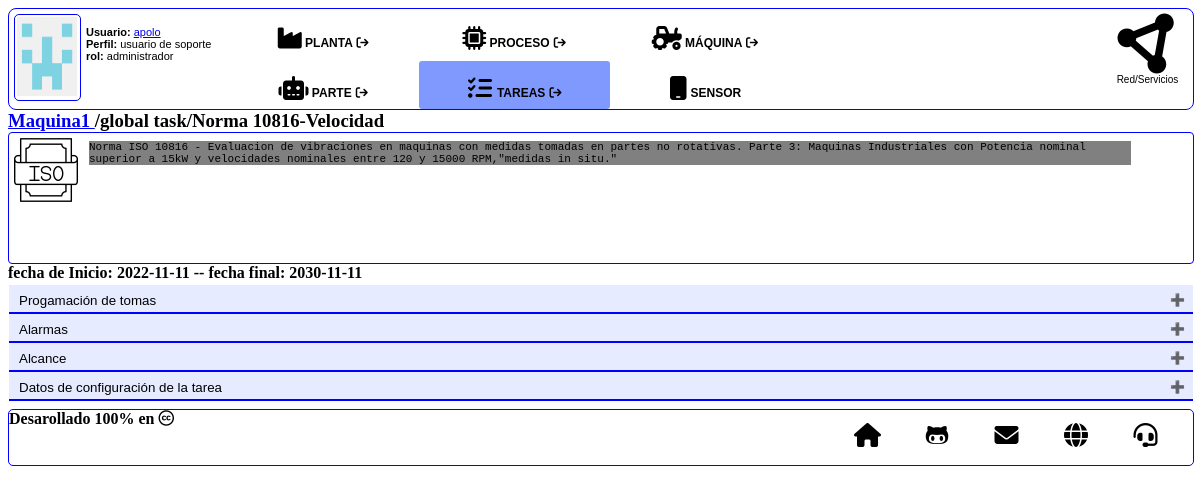
The app's page /1/task, older data.
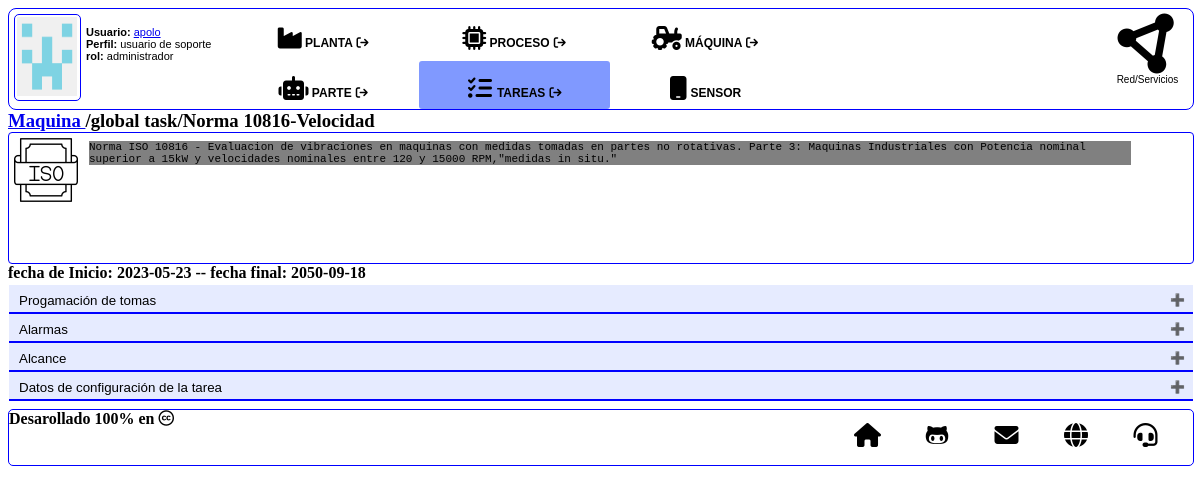
The same page, newer data.
### tables this page shows
CREATE TABLE machines (
    id INTEGER PRIMARY KEY AUTOINCREMENT,
    created TIMESTAMP NOT NULL DEFAULT CURRENT_TIMESTAMP,
-- Reference fields
    name TEXT NOT NULL NOT NULL,
    id_process INTEGER NOT NULL,
    id_maintenance INTEGER NOT NULL,
    users TEXT NOT NULL,
-- Optional reference values
    brand TEXT,
    model TEXT,
    m_serial TEXT,
    i_serial TEXT,
-- Nominal values 
    kw_nom REAL NOT NULL,
    rpm_nom REAL,
-- Optinal nominal values
    i_nom REAL,
    v_nom REAL,
    n_phases INTEGER,
    n_poles INTEGER,
    f_nom INTEGER,
--Mecanical / others
    nema_class TEXT,
    ip_grade TEXT,
    housing TEXT,
--Description
    a_status INTEGER NOT NULL,
    picture TEXT,
    avatarf TEXT,
    description TEXT,
    journal TEXT
);

CREATE TABLE tasks (
    id INTEGER PRIMARY KEY AUTOINCREMENT,
    created TIMESTAMP NOT NULL DEFAULT CURRENT_TIMESTAMP,
--Reference fields
    name TEXT NOT NULL,
    id_sensor INTEGER NOT NULL,
    id_machine INTEGER,
    id_part INTEGER NOT NULL,
    id_maintenance INTEGER NOT NULL,
    id_template INTEGER NOT NULL,
    site TEXT NOT NULL,
    c_task INTEGER NOT NULL,
--Measure values
    c_measure REAL,
    units TEXT NOT NULL,
--Schedule data
    d_start TEXT NOT NULL,
    d_end TEXT,
    d_allow INTEGER NOT NULL,
    t_interval INTEGER NOT NULL,
    hf_start TEXT,
    hf_end TEXT,
--Alarm values
    s_val REAL NOT NULL,
    g_val REAL NOT NULL,
    y_val REAL NOT NULL,
    o_val REAL NOT NULL,
    r_val REAL NOT NULL,
--Specific fields
    s_fields TEXT,
    description TEXT,
    avatar TEXT,
    help TEXT
);

### index.py (the view, shortened to what this page needs)
@app.route('/<int:id_t>/task', methods = ('GET', 'POST'))
def task(id_t):
    nav_menu={}
    nav_menu['rol'] = 0
    nav_menu['where'] = 5
    taskd = get_task(id_t)
    machined = get_machine(taskd['id_machine'])
    partsd = get_machine_parts(id_t)
    w_block = gen_week_block(taskd)
    s_fields = json.loads(taskd['s_fields'])
    start = dt.time.fromisoformat(taskd['hf_start'])
    end = dt.time.fromisoformat(taskd['hf_end'])
    form_tk = task_data(t_int_m=w_block[-1]['m_interval'], t_int_h=w_block[-1]['h_interval'], hf_start_h=start.hour,
        hf_start_m=start.minute, hf_end_h=end.hour, hf_end_m=end.minute)
    return render_template("task.html", machined=machined, partsd=partsd, nav_menu=nav_menu, taskd=taskd,
        w_block=w_block, s_fields=s_fields, form_tk = form_tk)

### queries.py (called while the page is built)
def get_db_connection():
    conn = sqlite3.connect('database.db')
    conn.row_factory = sqlite3.Row
    return conn

def get_machine(id_machine):
    conn = get_db_connection()
    machine = conn.execute('SELECT * FROM machines WHERE id=?',(id_machine,)).fetchone()
    conn.close()
    return machine

def get_task(id_task):
    conn = get_db_connection()
    task = conn.execute('SELECT * FROM tasks WHERE id=?', (id_task,)).fetchone()
    conn.close()
    return task

def get_machine_parts(id_machine):
    conn = get_db_connection()
    m_parts = conn.execute('SELECT * FROM parts WHERE id_machine=? ORDER BY ordinal ASC',(id_machine,)).fetchall()
    conn.close()
    return m_parts

### templates/task.html (shortened to what this page needs)
{% extends "base2.html" %}
{% block head %}
  {{ super() }}
  <link rel="stylesheet" href="{{ url_for('static', filename='css/task.css')}} ">
{% endblock %}
{% block content %}
<h3 style="width:100%; margin: 0 auto;"><a href="{{ url_for('machine', id_m=taskd['id_machine']) }}"> {{ machined['name'] }} </a>/global task/{{ taskd['name']}}</h3>
<div id="components_cont">
  <div id="t_avatar">
    <img src="{{ url_for('static', filename='images/avatars/tasks/')}}{{taskd['avatar']}}"
    style="width:64px; height:64px;">
  </div>
  <div id="description">
    {{ taskd['description'] }}
  </div>
</div>
  fecha de Inicio: {{ taskd['d_start'] }} -- fecha final: {{ taskd['d_end'] }}<br>
<div id="contend">
<button class="accordion">Progamación de tomas</button>
  <button class="accordion">Alarmas</button>
    <button class="accordion">Alcance</button>
    <button class="accordion">Datos de configuración de la tarea</button>
</div>
{% endblock %}

### templates/base2.html (shortened to what this page needs)
<!DOCTYPE html>
<html lang="es">
<head>
{% block head %}
  <link rel="stylesheet" href=" ">
  <link rel="stylesheet" href="{{ url_for('static', filename='css/fontawesome.css')}} ">
  <link rel="stylesheet" href="{{ url_for('static', filename='css/brands.css')}}" >
  <link rel="stylesheet" href="{{ url_for('static', filename='css/solid.css' )}}" >
{% endblock %}
</head>
{% if nav_menu['rol'] == 0 %}
  {% set border_color = 'blue' %}
  {% set hover_color = '#8099ff' %}
  {% set sel_hover_color = '#e6ebff'%}
{% elif nav_menu['rol'] == 1 %}
  {% set border_color = 'silver' %}
  {% set hover_color = 'silver'%}
{% elif nav_menu['rol'] == 2 %}
  {% set border_color = 'green' %}
  {% set hover_color = '#00b300'%}
{% else %}
  {% set border_color = 'red' %}
  {% set hover_color = '#ff3333'%}
{% endif%}
<body>
  <div id="header_cont" >
    <div id="avatar_user">
      <img src="{{ url_for('static', filename='images/avatar.png')}}" alt="Usuario" width="60" height="79" >
    </div>
    <div id="user_data">
      <br>
      <b>Usuario: </b> <a href="#"> apolo </a> <br>
      <b>Perfil: </b> usuario de soporte <br>
      <b>rol: </b> administrador
    </div>
    <div id="nav">
      <ul id="navi">
        {% if nav_menu['where'] == 1 %}
        <li class="scope_a">
        {% else %}
        <li class="scope">
        {% endif %}
          <a href="#">
            <b><i class="fa-solid fa-industry fa-2x"></i> PLANTA <i class="fa-solid fa-arrow-right-from-bracket"></i><b>
          </a>
        </li>
        {% if nav_menu['where'] == 2 %}
        <li class="scope_a">
        {% else %}
        <li class="scope">
        {% endif %}
          <a href="#">
            <b><i class="fa-solid fa-microchip fa-2x"></i> PROCESO <i class="fa-solid fa-arrow-right-from-bracket"></i></b>
          </a>
        </li>
        {% if nav_menu['where'] == 3 %}
        <li class="scope_a">
        {% else %}
        <li class="scope">
        {% endif %}
          <a href="#"  >
            <b><i class="fa-solid fa-tractor fa-2x"></i> MÁQUINA <i class="fa-solid fa-arrow-right-from-bracket"></i></b>
          </a>
        </li>
        {% if nav_menu['where'] == 4 %}
        <li class="scope_a">
        {% else %}
        <li class="scope">
        {% endif %}
          <a href="#">
            <b><i class="fa-solid fa-robot fa-2x"></i> PARTE <i class="fa-solid fa-arrow-right-from-bracket "></i></b>
          </a>
        </li>
        {% if nav_menu['where'] == 5 %}
        <li class="scope_a">
        {% else %}
        <li class="scope">
        {% endif %}
          <a href="#">
            <b><i class="fa-solid fa-list-check fa-2x"></i> TAREAS <i class="fa-solid fa-arrow-right-from-bracket "></i></b>
          </a>
        </li>
        {% if nav_menu['where'] == 6 %}
        <li class="scope_a">
        {% else %}
        <li class="scope">
        {% endif %}
            <a href="#">
            <b><i class="fa-solid fa-mobile fa-2x"></i> SENSOR </b>
          </a>
        </li>
    </div>
    <div id="user_top">
      <a href="{{ url_for('red_serv') }}" >
        <b><i class="fa-solid fa-circle-nodes fa-6x" ></i></b>
        Red/Servicios
      </a>
    </div>
  </div>
  <div id="content">
    {% block content %} {% endblock %}
  </div>
  <div id="footer_cont">
    {% block footer %}
      Desarollado 100% en <i class="fab fa-creative-commons"></i>
    {% endblock %}
  <div class="icon-bar">
    <a href="{{ url_for('home') }}" ><i class="fa fa-home"></i></a>
    <a href="https://github.com/apolo-mejia" target="_blank"><i class="fab fa-github-alt"></i></a>
    <a href="mailto:mejia.m2m@gmail.com" target="_blank"><i class="fa fa-envelope"></i></a>
    <a href="http://central1.myddns.me/proyecto/" target="_blank"><i class="fa fa-globe"></i></a>
    <a href="#" target="_blank"><i class="fa fa-headset"></i></a>
  </div>
  </div>
</body>
</html>

### static/css/brands.css (style rules this page uses)
:root, :host { --fa-style-family-brands: 'Font Awesome 6 Brands'; --fa-font-brands: normal 400 1em/1 'Font Awesome 6 Brands'; }
.fab, .fa-brands { font-weight: 400; }
.fa-github-alt:before { content: "\f113"; }
.fa-creative-commons:before { content: "\f25e"; }

### static/css/solid.css (style rules this page uses)
:root, :host { --fa-style-family-classic: 'Font Awesome 6 Free'; --fa-font-solid: normal 900 1em/1 'Font Awesome 6 Free'; }
.fas, .fa-solid { font-weight: 900; }

### static/css/task.css (style rules this page uses)
#components_cont { float: left; width: 100%; height:130px; min-heigth: 100px; border: 1px solid blue; border-radius: 4px; min-width: 670px; }
#description { float: left; width: 88%; min-width: 580px; font: 11px Courier New; background-color: gray; margin: 8px 0px 0px 1px; }
#t_avatar { float: left; width: 5%; min-width:69px; margin: 5px; }
#contend { float: left; width: 100%; heigth: auto; min-heigth: 100px; border: 1px solid transparent; border-radius: 4px; min-width: 670px; padding: 2px 0px 5px 0px; }
.accordion { background-color: #e6ebff; color: black; cursor: pointer; padding: 8px 8px 4px 10px; width: 100%; text-align: left; border: none; outline: none; transition: 0.6s; border-bottom: 2px solid blue; }
.accordion:after { content: '\02795'; font-size: 12px; color: black; float: right; margin-left: 5px; }

Row changes from the older to the newer data that the page shows:
changed machines: name "Maquina1" → "Maquina"
changed tasks "Norma 10816-Velocidad": d_start "2022-11-11" → "2023-05-23"; d_end "2030-11-11" → "2050-09-18"
